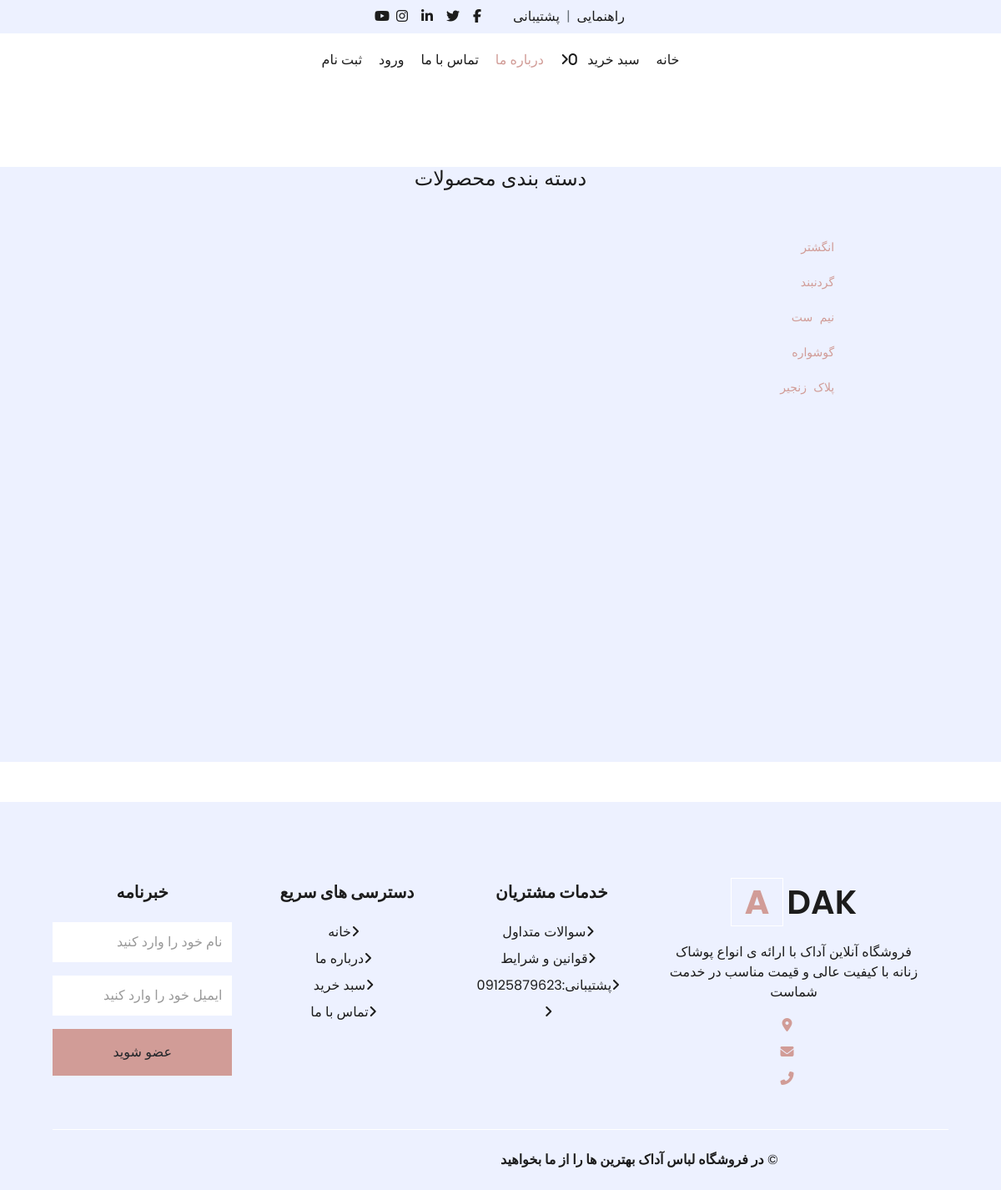
The page /category/ on the database its author committed.
### shop/models.py (models this page shows, shortened)
class  Category(models.Model):
    name=models.CharField(max_length=20)

### shop/views.py (the view)
# urls.py: path('category/', views.category_summery, name="category_summery"),
def category_summery(request):
        all_cat =Category.objects.all()
        return render(request, 'category_summery.html',{'category':all_cat})

### cart/cart.py (called while the page is built)
    def __len__(self):
        return len(self.cart)

### cart/context_processors.py (called while the page is built)
def cart(request):
    return{'cart':Cart(request)}

### shop/templates/category_summery.html (shortened to what this page needs)
{% load static %}
<!DOCTYPE html>
<html lang="en">
<head>
    <link href=" {% static 'https://cdnjs.cloudflare.com/ajax/libs/font-awesome/5.10.0/css/all.min.css' %}" rel="stylesheet">
    <link href="{% static 'lib/owlcarousel/assets/owl.carousel.min.css' %}" rel="stylesheet">
    <link href="{% static 'css/style.css' %}" rel="stylesheet">
</head>
<body dir="rtl">
    <div class="container-fluid">
        <div class="row bg-secondary py-2 px-xl-5">
            <div class="col-lg-6 d-none d-lg-block">
                <div class="d-inline-flex align-items-center">
                    <a class="text-dark" href="">راهنمایی</a>
                    <span class="text-muted px-2">|</span>
                    <a class="text-dark" href="">پشتیبانی</a>
                </div>
            </div>
            <div class="col-lg-6 text-center text-lg-right">
                <div class="d-inline-flex align-items-center">
                    <a class="text-dark px-2" href="">
                        <i class="fab fa-facebook-f"></i>
                    </a>
                    <a class="text-dark px-2" href="">
                        <i class="fab fa-twitter"></i>
                    </a>
                    <a class="text-dark px-2" href="">
                        <i class="fab fa-linkedin-in"></i>
                    </a>
                    <a class="text-dark px-2" href="">
                        <i class="fab fa-instagram"></i>
                    </a>
                    <a class="text-dark pl-2" href="">
                        <i class="fab fa-youtube"></i>
                    </a>
                </div>
            </div>
        </div>
                <nav class="navbar navbar-expand-lg bg-light navbar-light py-3 py-lg-0 px-0">
                    <div class="collapse navbar-collapse justify-content-between" id="navbarCollapse">
                        <div class="navbar-nav mr-auto py-0">
                            <a href="{% url 'home' %}" class="nav-item nav-link">خانه</a>
                            <a href="{% url 'cart_summery' %}" class="nav-item nav-link">سبد خرید
                                <span class="fa fa-angle-right mr-2"  id="cart_quntity" >{{ cart|length }} </span>
                            </a>
                            <a href="{% url 'about' %}" class="nav-item nav-link active">درباره ما</a>
                            <a href="{% url 'contact' %}" class="nav-item nav-link">تماس با ما</a>
                        </div>
                        <div class="navbar-nav ml-auto py-0">
                            {% if user.is_authenticated %}
                            <a href="{% url 'logout' %}" class="nav-item nav-link">خروج</a>
                            {% else %}
                            <a href="{% url 'login' %}" class="nav-item nav-link">ورود</a>
                            <a href="{% url 'signup' %}" class="nav-item nav-link">ثبت نام</a>
                            {% endif %}
                        </div>
                    </div>
                </nav>
            </div>
    <br><br><br><br>
    <div class="container-fluid bg-secondary mb-5" >
        <div class="d-flex flex-column " style="min-height: 100px" dir="rtl">
            <div class="tab-content" dir="rtl">
                <div class="tab-pane fade show active" id="tab-pane-1">
                    <h4 class="mb-3" style="text-align: center;">دسته بندی محصولات</h4>
                    <pre style="text-align: right;">
                    {% for cat in category %}
                      <a href="{% url 'category' cat.name %}"<h8>{{ cat.name }}</h8>
                    {% endfor %}
                </div>
            </div>
            </div>
        </div>
    <div class="container-fluid bg-secondary text-dark mt-5 pt-5">
        <div class="row px-xl-5 pt-5">
            <div class="col-lg-4 col-md-12 mb-5 pr-3 pr-xl-5" style="text-align: center";>
                <a href="" class="text-decoration-none">
                    <h1 class="mb-4 display-5 font-weight-semi-bold"><span class="text-primary font-weight-bold border border-white px-3 mr-1">A</span>DAK</h1>
                </a>
                <p>فروشگاه آنلاین آداک با ارائه ی انواع پوشاک زنانه با کیفیت عالی و قیمت مناسب در خدمت شماست</p>
                <p class="mb-2"><i class="fa fa-map-marker-alt text-primary mr-3"></i></p>
                <p class="mb-2"><i class="fa fa-envelope text-primary mr-3"></i></p>
                <p class="mb-0"><i class="fa fa-phone-alt text-primary mr-3"></i></p>
            </div>
            <div class="col-lg-8 col-md-12">
                <div class="row">
                    <div class="col-md-4 mb-5">
                        <h5 class="font-weight-bold text-dark mb-4"style="text-align: center";  >خدمات مشتریان</h5>
                        <div class="d-flex flex-column justify-content-start" style="text-align: center";>
                            <a class="text-dark mb-2" href="index.html"><i class="fa fa-angle-right mr-2"></i>سوالات متداول</a>
                            <a class="text-dark mb-2" href="detail.html"><i class="fa fa-angle-right mr-2"></i>قوانین و شرایط</a>
                            <a class="text-dark mb-2" href="cart.html"><i class="fa fa-angle-right mr-2"></i>پشتیبانی:09125879623</a>
                            <a class="text-dark" href="contact.html"><i class="fa fa-angle-right mr-2"></i></a>
                        </div>
                    </div>
                    <div class="col-md-4 mb-5">
                        <h5 class="font-weight-bold text-dark mb-4" style="text-align: center";>دسترسی های سریع</h5>
                        <div class="d-flex flex-column justify-content-start" style="text-align: center";>
                            <a class="text-dark mb-2" href="{% url 'home' %}"><i class="fa fa-angle-right mr-2"></i>خانه</a>
                            <a class="text-dark mb-2" href="{% url 'about' %}"><i class="fa fa-angle-right mr-2"></i>درباره ما</a>
                            <a class="text-dark mb-2" href="{% url 'cart_summery' %}"><i class="fa fa-angle-right mr-2"></i>سبد خرید</a>
                            <a class="text-dark" href="{% url 'contact' %}"><i class="fa fa-angle-right mr-2"></i>تماس با ما</a>
                        </div>
                    </div>
                    <div class="col-md-4 mb-5">
                        <h5 class="font-weight-bold text-dark mb-4" style="text-align: center";>خبرنامه</h5>
                        <form action="">
                            <div class="form-group">
                                <input type="text" class="form-control border-0 py-4" placeholder="نام خود را وارد کنید" required="required" />
                            </div>
                            <div class="form-group">
                                <input type="email" class="form-control border-0 py-4" placeholder="ایمیل خود را وارد کنید"
                                    required="required" />
                            </div>
                            <div>
                                <button class="btn btn-primary btn-block border-0 py-3" type="submit">عضو شوید</button>
                            </div>
                        </form>
                    </div>
                </div>
            </div>
        </div>
        <div class="row border-top border-light mx-xl-5 py-4">
            <div class="col-md-6 px-xl-0" >
                <p class="mb-md-0 text-center text-md-left text-dark" style="text-align: center";>
                    &copy; <a class="text-dark font-weight-semi-bold" href="#">  در فروشگاه لباس آداک </a>
                    <a class="text-dark font-weight-semi-bold" href="https://htmlcodex.com">بهترین ها را از ما بخواهید</a>
                </p>
            </div>
            <div class="col-md-6 px-xl-0 text-center text-md-right">
            </div>
        </div>
    </div>
</body>
</html>

### rows shown on the page
Category: name "انگشتر"
Category: name "گردنبند"
Category: name "نیم ست"
Category: name "گوشواره"
Category: name "پلاک زنجیر"

### other values the page prints
{{ cart|length }} "0"
